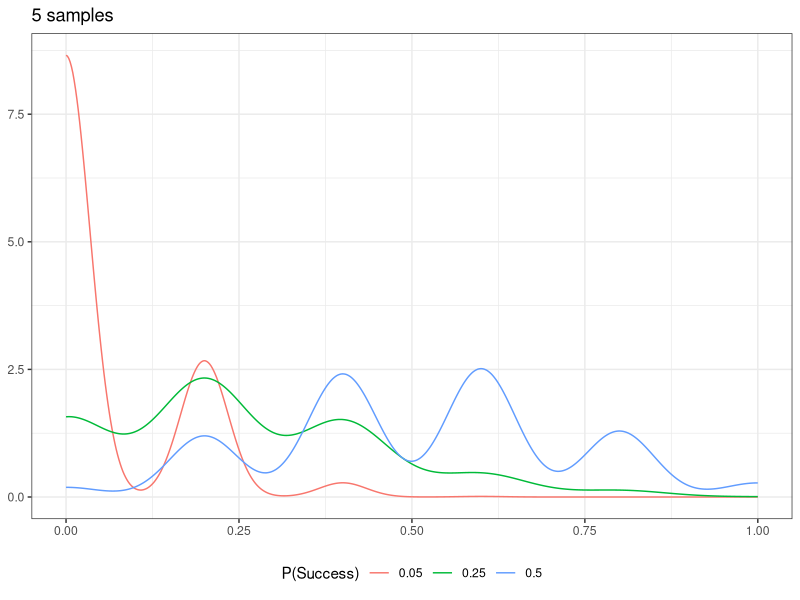
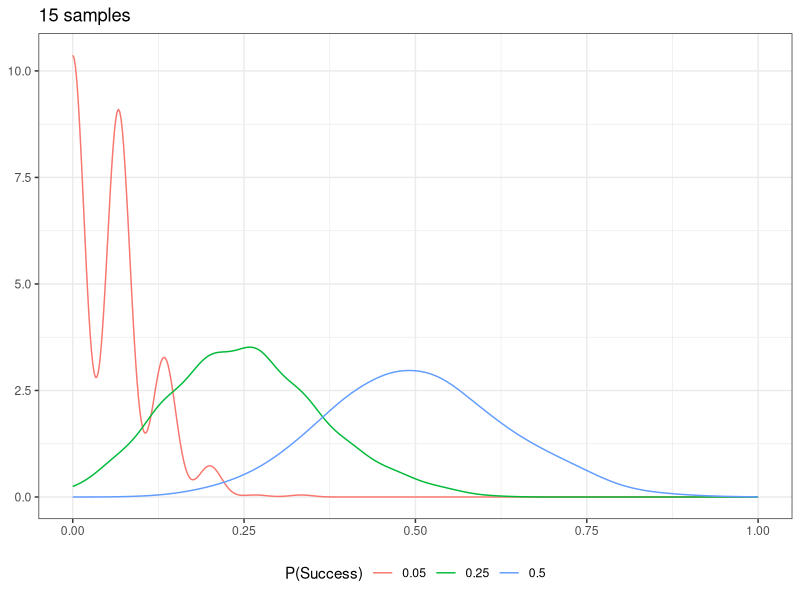
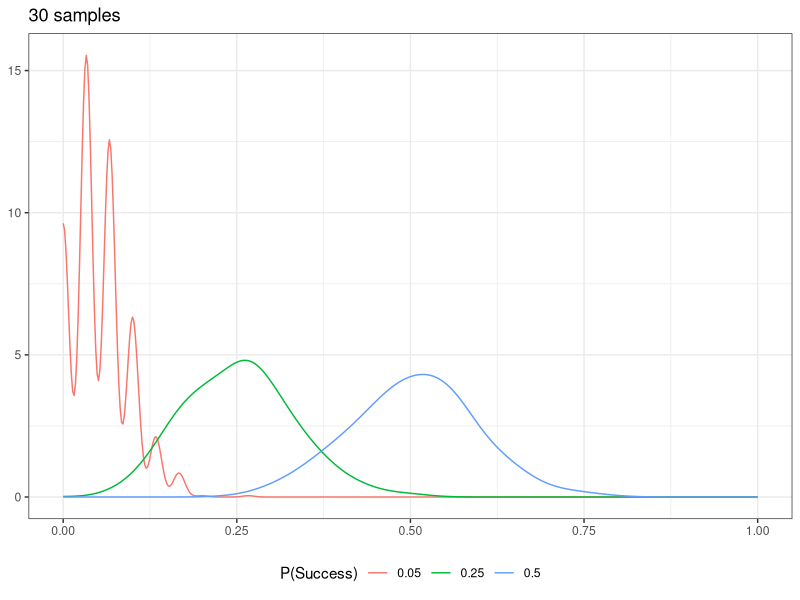
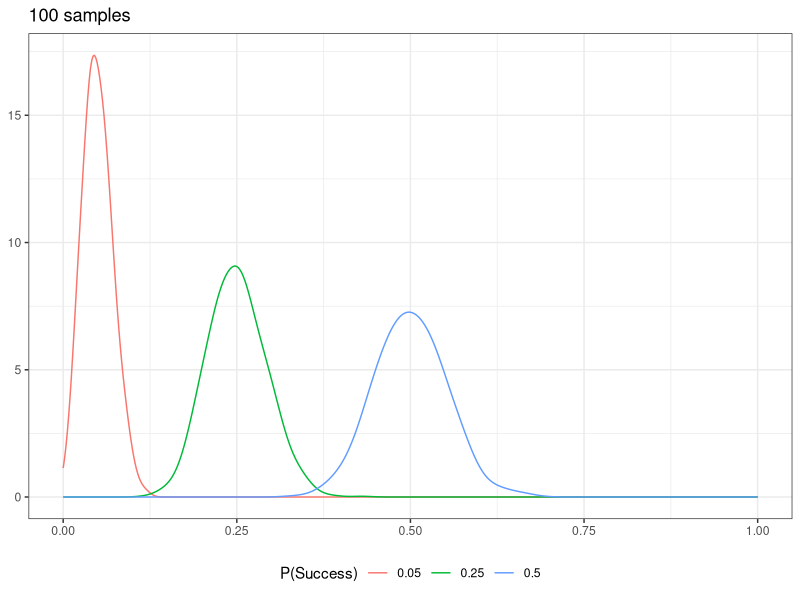
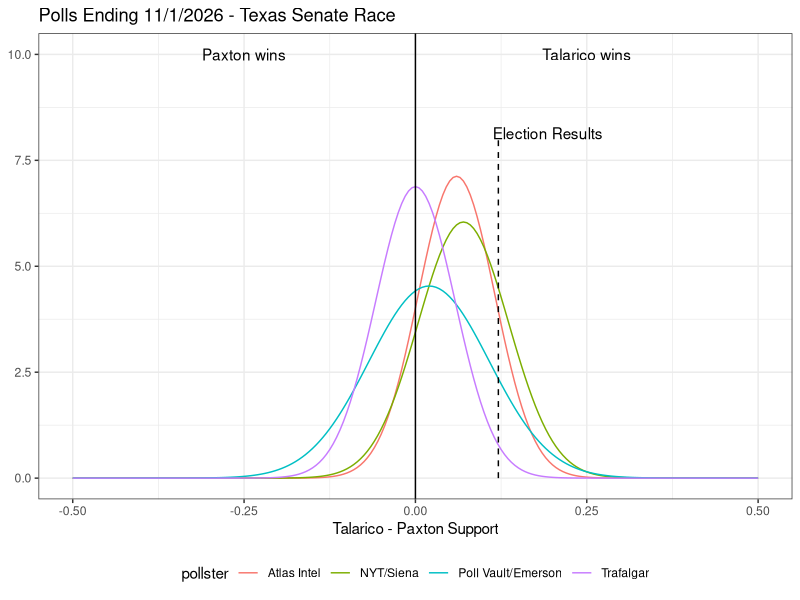

Here is the R script that generated these plots, in order: (Note: this script raises an error after producing the figures.)
## ---- chunk 1
#| output-location: slide
library(tidyverse)
library(ggplot2)
library(patchwork)
theme_set(theme_bw())
set.seed(203497)
cltdemo <- 
  crossing(n = c(5, 15, 30, 100),
           p = c(.05, .25, .5)) |>
  mutate(sample = pmap(list(n=1000, prob=p, size=n), 
                       .f = rbinom)) 

density_to_df <- function(...){
  tmp <- density(...)
  data.frame(x = tmp$x, y = tmp$y, bw = tmp$bw)
}

cltdens <- cltdemo |>
  mutate(n = n, p = p, density = map2(sample, n, ~density_to_df(.x/.y, adjust = 1.5, from = 0, to = 1))) 



n5 <- cltdens |>
  filter(n ==5) |>
  unnest(density) |>
ggplot(aes(x = x, y = y, color = factor(p))) + 
  geom_line() + 
  # facet_wrap(~n, scales = "free_x", ncol = 4) +
  scale_color_discrete("P(Success)") + 
  theme(legend.position = "bottom", 
        axis.title = element_blank()) + 
  ggtitle("5 samples")

n15 <- cltdens |>
  filter(n ==15) |>
  unnest(density) |>
ggplot(aes(x = x, y = y, color = factor(p))) + 
  geom_line() + 
  # facet_wrap(~n, scales = "free_x", ncol = 4) +
  scale_color_discrete("P(Success)") + 
  theme(legend.position = "bottom", 
        axis.title = element_blank())+ 
  ggtitle("15 samples")

n30 <- cltdens |>
  filter(n ==30) |>
  unnest(density) |>
ggplot(aes(x = x, y = y, color = factor(p))) + 
  geom_line() + 
  # facet_wrap(~n, scales = "free_x", ncol = 4) +
  scale_color_discrete("P(Success)") + 
  theme(legend.position = "bottom", 
        axis.title = element_blank())+ 
  ggtitle("30 samples")

n100 <- cltdens |>
  filter(n ==100) |>
  unnest(density) |>
ggplot(aes(x = x, y = y, color = factor(p))) + 
  geom_line() + 
  # facet_wrap(~n, scales = "free_x", ncol = 4) +
  scale_color_discrete("P(Success)") + 
  theme(legend.position = "bottom", 
        axis.title = element_blank())+ 
  ggtitle("100 samples")

n5
## ---- chunk 2
#| output-location: slide
n15
## ---- chunk 3
#| output-location: slide
n30
## ---- chunk 4
#| output-location: slide
n100
## ---- chunk 5
x <- seq(-0.5, 0.5, .005)
tibble(
  pollster = c("Poll Vault/Emerson", "Trafalgar", "Atlas Intel", "NYT/Siena"),
  mean = c(.50-.48, .48-.48, .52-.46, .50-.43),
  se = c(.044, .029, .028, .033)
) |>
  mutate(dens = map2(mean, 2*se, ~dnorm(x, mean = .x, sd = .y))) |>
  unnest(dens) |> 
  mutate(x = rep(x, times = 4)) |>
  ggplot(aes(x = x, y = dens, color = pollster)) + 
  geom_line() + 
  xlab("Talarico - Paxton Support") + 
  geom_vline(xintercept = 0) + 
  annotate("text", x = c(-.25, .25), y = 10, label = c("Paxton wins", "Talarico wins")) + 
  annotate("segment", x = .551-.43, y = 0, xend = .551-.43, yend = 8, linetype = "dashed") + 
  annotate("text", x = .551-.43, y = 8, label = "Election Results", hjust = .05, vjust = 0) + 
  theme(axis.title.y = element_blank(),
        legend.position = "bottom") + 
  ggtitle("Polls Ending 11/1/2026 - Texas Senate Race")
## ---- chunk 6
#| echo: true

pnorm(2.3)-pnorm(-2.3)
## ---- chunk 7
df <- tibble(x = seq(-3.5, 3.5, .01), dnorm = dnorm(x), pnorm = pnorm(x))
normal_annotations <- tibble(
  x = seq(-3, 3, 1), 
  dnorm = dnorm(x), 
  label = sprintf("%d*sigma", x) |> 
    str_replace(pattern = "0\\*sigma", replacement = "0") |>
    lapply(FUN = \(x) parse(text = x)) |>
    unlist())

df |> ggplot(aes(x = x, y = dnorm)) + 
  geom_ribbon(data = filter(df, between(x, -2.3, 2.3)), aes(ymin = 0, ymax = dnorm), fill = "#1a5c7f", alpha = .5) + 
  geom_line() + 
  geom_segment(data = normal_annotations, 
               aes(x = x, xend = x, y = 0, yend = dnorm)) + 
  scale_x_continuous(breaks = normal_annotations$x, 
                     labels = normal_annotations$label) + 
  geom_vline(xintercept = c(-2.3, 2.3), color = "#0F2439") + 
  theme(axis.title = element_blank())
